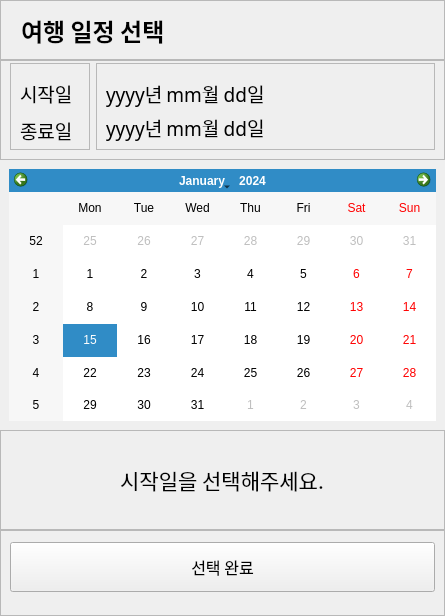
                 <widget class="QWidget" name="page_select_date">
                  <layout class="QVBoxLayout" name="verticalLayout_4">
                   <property name="spacing">
                    <number>0</number>
                   </property>
                   <property name="leftMargin">
                    <number>0</number>
                   </property>
                   <property name="topMargin">
                    <number>0</number>
                   </property>
                   <property name="rightMargin">
                    <number>0</number>
                   </property>
                   <property name="bottomMargin">
                    <number>0</number>
                   </property>
                   <item>
                    <widget class="QFrame" name="frame_6">
                     <property name="sizePolicy">
                      <sizepolicy hsizetype="Preferred" vsizetype="Expanding">
                       <horstretch>0</horstretch>
                       <verstretch>0</verstretch>
                      </sizepolicy>
                     </property>
                     <property name="minimumSize">
                      <size>
                       <width>0</width>
                       <height>60</height>
                      </size>
                     </property>
                     <property name="maximumSize">
                      <size>
                       <width>16777215</width>
                       <height>16777215</height>
                      </size>
                     </property>
                     <property name="frameShape">
                      <enum>QFrame::StyledPanel</enum>
                     </property>
                     <property name="frameShadow">
                      <enum>QFrame::Raised</enum>
                     </property>
                     <layout class="QVBoxLayout" name="verticalLayout_9">
                      <property name="leftMargin">
                       <number>20</number>
                      </property>
                      <item>
                       <widget class="QLabel" name="label_4">
                        <property name="minimumSize">
                         <size>
                          <width>200</width>
                          <height>40</height>
                         </size>
                        </property>
                        <property name="maximumSize">
                         <size>
                          <width>200</width>
                          <height>40</height>
                         </size>
                        </property>
                        <property name="font">
                         <font>
                          <family>G마켓 산스 TTF Bold</family>
                          <pointsize>18</pointsize>
                          <weight>75</weight>
                          <bold>true</bold>
                         </font>
                        </property>
                        <property name="text">
                         <string>여행 일정 선택</string>
                        </property>
                       </widget>
                      </item>
                     </layout>
                    </widget>
                   </item>
                   <item>
                    <widget class="QFrame" name="frame_8">
                     <property name="minimumSize">
                      <size>
                       <width>0</width>
                       <height>100</height>
                      </size>
                     </property>
                     <property name="maximumSize">
                      <size>
                       <width>16777215</width>
                       <height>100</height>
                      </size>
                     </property>
                     <property name="frameShape">
                      <enum>QFrame::StyledPanel</enum>
                     </property>
                     <property name="frameShadow">
                      <enum>QFrame::Raised</enum>
                     </property>
                     <layout class="QHBoxLayout" name="horizontalLayout_5">
                      <property name="topMargin">
                       <number>2</number>
                      </property>
                      <item>
                       <widget class="QFrame" name="frame_17">
                        <property name="minimumSize">
                         <size>
                          <width>80</width>
                          <height>0</height>
                         </size>
                        </property>
                        <property name="maximumSize">
                         <size>
                          <width>80</width>
                          <height>16777215</height>
                         </size>
                        </property>
                        <property name="frameShape">
                         <enum>QFrame::StyledPanel</enum>
                        </property>
                        <property name="frameShadow">
                         <enum>QFrame::Raised</enum>
                        </property>
                        <layout class="QVBoxLayout" name="verticalLayout_10">
                         <item>
                          <widget class="QLabel" name="label_5">
                           <property name="minimumSize">
                            <size>
                             <width>70</width>
                             <height>40</height>
                            </size>
                           </property>
                           <property name="maximumSize">
                            <size>
                             <width>70</width>
                             <height>40</height>
                            </size>
                           </property>
                           <property name="font">
                            <font>
                             <family>G마켓 산스 TTF Medium</family>
                             <pointsize>14</pointsize>
                            </font>
                           </property>
                           <property name="text">
                            <string>시작일</string>
                           </property>
                          </widget>
                         </item>
                         <item>
                          <widget class="QLabel" name="label_6">
                           <property name="minimumSize">
                            <size>
                             <width>70</width>
                             <height>40</height>
                            </size>
                           </property>
                           <property name="maximumSize">
                            <size>
                             <width>70</width>
                             <height>40</height>
                            </size>
                           </property>
                           <property name="font">
                            <font>
                             <family>G마켓 산스 TTF Medium</family>
                             <pointsize>14</pointsize>
                            </font>
                           </property>
                           <property name="text">
                            <string>종료일</string>
                           </property>
                          </widget>
                         </item>
                        </layout>
                       </widget>
                      </item>
                      <item>
                       <widget class="QFrame" name="frame_18">
                        <property name="frameShape">
                         <enum>QFrame::StyledPanel</enum>
                        </property>
                        <property name="frameShadow">
                         <enum>QFrame::Raised</enum>
                        </property>
                        <layout class="QVBoxLayout" name="verticalLayout_11">
                         <property name="spacing">
                          <number>0</number>
                         </property>
                         <item>
                          <widget class="QLabel" name="label_start_date">
                           <property name="minimumSize">
                            <size>
                             <width>200</width>
                             <height>40</height>
                            </size>
                           </property>
                           <property name="maximumSize">
                            <size>
                             <width>200</width>
                             <height>40</height>
                            </size>
                           </property>
                           <property name="font">
                            <font>
                             <family>G마켓 산스 TTF Medium</family>
                             <pointsize>14</pointsize>
                            </font>
                           </property>
                           <property name="text">
                            <string>yyyy년 mm월 dd일</string>
                           </property>
                          </widget>
                         </item>
                         <item>
                          <widget class="QLabel" name="label_end_date">
                           <property name="minimumSize">
                            <size>
                             <width>200</width>
                             <height>40</height>
                            </size>
                           </property>
                           <property name="maximumSize">
                            <size>
                             <width>200</width>
                             <height>40</height>
                            </size>
                           </property>
                           <property name="font">
                            <font>
                             <family>G마켓 산스 TTF Medium</family>
                             <pointsize>14</pointsize>
                            </font>
                           </property>
                           <property name="text">
                            <string>yyyy년 mm월 dd일</string>
                           </property>
                          </widget>
                         </item>
                        </layout>
                       </widget>
                      </item>
                     </layout>
                    </widget>
                   </item>
                   <item>
                    <widget class="QWidget" name="widget_9" native="true">
                     <property name="minimumSize">
                      <size>
                       <width>0</width>
                       <height>270</height>
                      </size>
                     </property>
                     <layout class="QHBoxLayout" name="horizontalLayout_38">
                      <item>
                       <widget class="QCalendarWidget" name="calendarWidget"/>
                      </item>
                     </layout>
                    </widget>
                   </item>
                   <item>
                    <widget class="QFrame" name="frame_10">
                     <property name="minimumSize">
                      <size>
                       <width>0</width>
                       <height>100</height>
                      </size>
                     </property>
                     <property name="maximumSize">
                      <size>
                       <width>16777215</width>
                       <height>100</height>
                      </size>
                     </property>
                     <property name="frameShape">
                      <enum>QFrame::StyledPanel</enum>
                     </property>
                     <property name="frameShadow">
                      <enum>QFrame::Raised</enum>
                     </property>
                     <layout class="QHBoxLayout" name="horizontalLayout_8">
                      <item>
                       <widget class="QLabel" name="label_few_date">
                        <property name="minimumSize">
                         <size>
                          <width>300</width>
                          <height>40</height>
                         </size>
                        </property>
                        <property name="maximumSize">
                         <size>
                          <width>300</width>
                          <height>40</height>
                         </size>
                        </property>
                        <property name="font">
                         <font>
                          <family>G마켓 산스 TTF Medium</family>
                          <pointsize>16</pointsize>
                          <weight>50</weight>
                          <bold>false</bold>
                         </font>
                        </property>
                        <property name="text">
                         <string>&lt;html&gt;&lt;head/&gt;&lt;body&gt;&lt;p align=&quot;center&quot;&gt;시작일을 선택해주세요.&lt;/p&gt;&lt;/body&gt;&lt;/html&gt;</string>
                        </property>
                        <property name="wordWrap">
                         <bool>false</bool>
                        </property>
                       </widget>
                      </item>
                     </layout>
                    </widget>
                   </item>
                   <item>
                    <widget class="QFrame" name="frame_11">
                     <property name="minimumSize">
                      <size>
                       <width>0</width>
                       <height>86</height>
                      </size>
                     </property>
                     <property name="maximumSize">
                      <size>
                       <width>16777215</width>
                       <height>86</height>
                      </size>
                     </property>
                     <property name="frameShape">
                      <enum>QFrame::StyledPanel</enum>
                     </property>
                     <property name="frameShadow">
                      <enum>QFrame::Raised</enum>
                     </property>
                     <layout class="QHBoxLayout" name="horizontalLayout_10">
                      <property name="bottomMargin">
                       <number>20</number>
                      </property>
                      <item>
                       <widget class="QPushButton" name="btn_selection_1">
                        <property name="minimumSize">
                         <size>
                          <width>425</width>
                          <height>50</height>
                         </size>
                        </property>
                        <property name="maximumSize">
                         <size>
                          <width>425</width>
                          <height>50</height>
                         </size>
                        </property>
                        <property name="font">
                         <font>
                          <family>G마켓 산스 TTF Medium</family>
                          <pointsize>12</pointsize>
                         </font>
                        </property>
                        <property name="text">
                         <string>선택 완료</string>
                        </property>
                       </widget>
                      </item>
                     </layout>
                    </widget>
                   </item>
                  </layout>
                 </widget>
